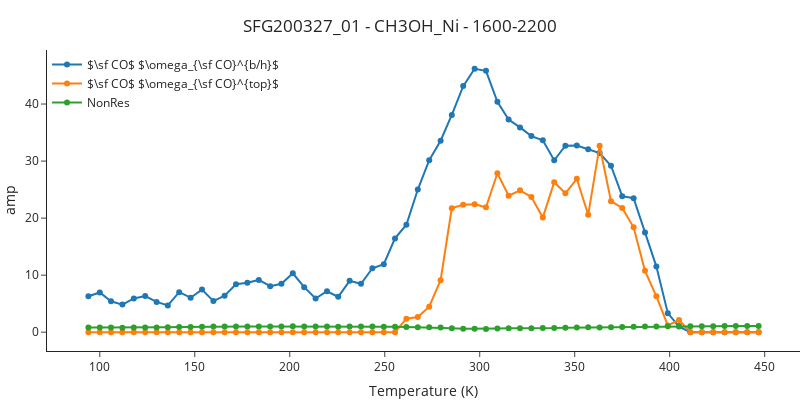
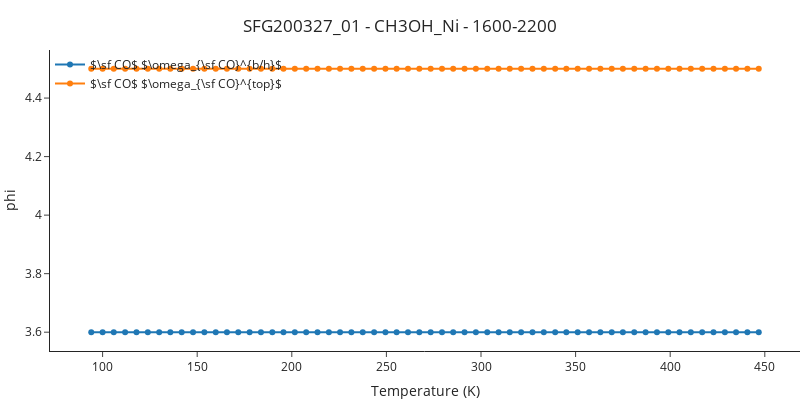
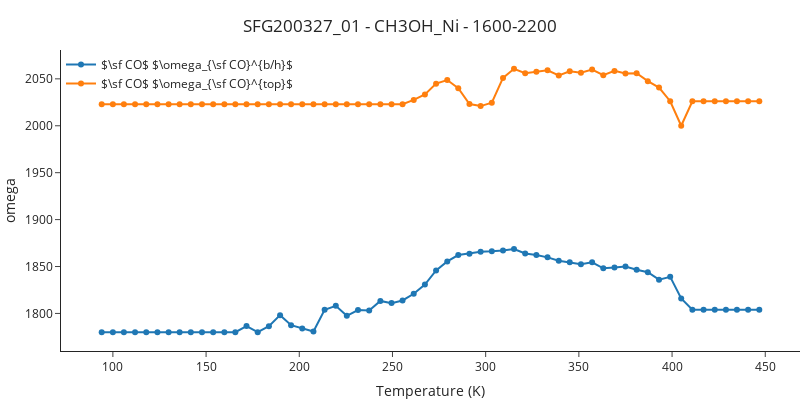
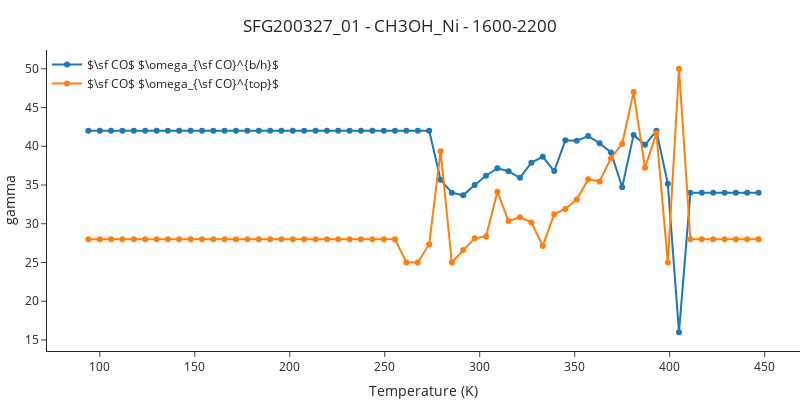

The code cell stored with these charts, in order, in its notebook:
### Markdown cell above
<h1>SFG Analysis</h1>

### Code cell
from importlib import reload

import SFGTools
reload(SFGTools)

sfg = SFGTools.SFG("C:/Users/larue/Chapman University/LaRue CatLab - Data")
sfg.UI()
